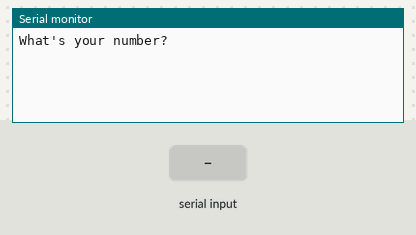
Simulated run of this program. Board: Arduino Uno, built with avr-gcc and run on an emulated ATmega328P. Parts: the last lines printed to the serial monitor. The inputs (shaded band) are chosen by the test bench.

Above: at 1.2 s.
1.3 s: "90,45\n" received over Serial
At 1.9 s:
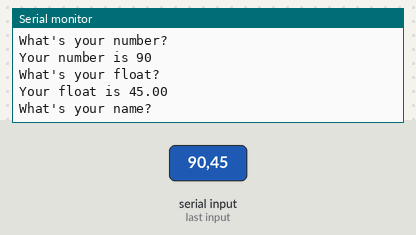
2.8 s: "1,90,45\n" received over Serial
At 5.1 s:
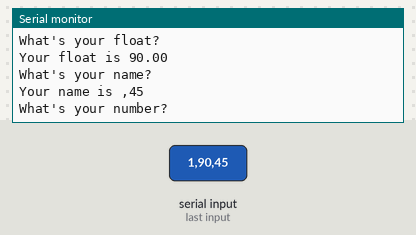

The program:

main.cpp
```cpp
#include <Arduino.h>

int intValue = 0;
float floatValue = 0;
String stringValue;

void setup() {
  Serial.begin(9600);
}

void loop() {
  Serial.println("What's your number?");

  while (Serial.available() == 0) {}

  intValue = Serial.parseInt();
  Serial.println("Your number is " + String(intValue));

  Serial.println("What's your float?");

  while (Serial.available() == 0) {}

  floatValue = Serial.parseFloat();
  Serial.println("Your float is " + String(floatValue));

  Serial.println("What's your name?");

  while (Serial.available() == 0) {}

  stringValue = Serial.readString();
  Serial.println("Your name is " + String(stringValue));
}
```

Measured:
- after the input at 1.3 s, the serial monitor: prints a new line at once (image 1)
- after the input at 2.8 s, the serial monitor: prints a new line at once (image 2)
